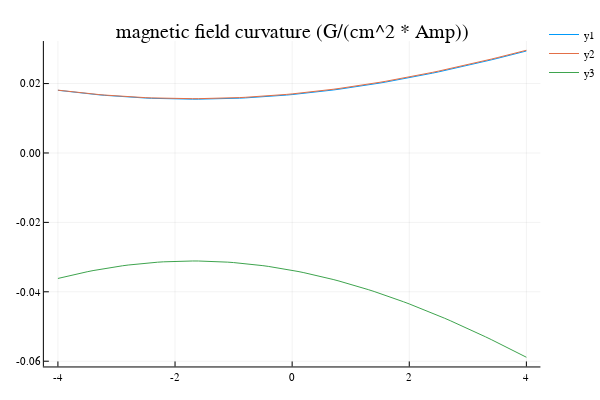

Notebook code cell kept with this figure:
### Code cell
plotly()
plot(-4:0.1:4,bcx*100,title = "magnetic field curvature (G/(cm^2 * Amp))")
plot!(-4:0.1:4,bcy*100)
plot!(-4:0.1:4,bcz*100)

### Figure 1 — Plotly figure (JSON) as saved in the notebook; plotly's stock layout.template omitted (floating-point values rounded to 4 significant figures)
{"data": [{"colorbar": {"title": ""}, "hoverinfo": "text", "legendgroup": "y1", "line": {"color": "rgba(0, 154, 250, 1.000)", "dash": "solid", "shape": "linear", "width": 1}, "mode": "lines", "name": "y1", "showlegend": true, "text": [null, null, null, null, null, null, null, null, null, null, null, null, null, null, null, null, null, null, null, null, null, null, null, null, null, null, null, null, null, null, null, null, null, null, null, null, null, null, null, null, null, null, null, null, null, null, null, null, null, null, null, null, null, null, null, null, null, null, null, null, null, null, null, null, null, null, null, null, null, null, null, null, null, null, null, null, null, null, null, null, null], "type": "scatter", "x": [-4, -3.9, -3.8, -3.7, -3.6, -3.5, -3.4, -3.3, -3.2, -3.1, -3, -2.9, -2.8, -2.7, -2.6, -2.5, -2.4, -2.3, -2.2, -2.1, -2, -1.9, -1.8, -1.7, -1.6, -1.5, -1.4, -1.3, -1.2, -1.1, -1, -0.9, -0.8, -0.7, -0.6, -0.5, -0.4, -0.3, -0.2, -0.1, 0, 0.1, 0.2, 0.3, 0.4, 0.5, 0.6, 0.7, 0.8, 0.9, 1, 1.1, 1.2, 1.3, 1.4, 1.5, 1.6, 1.7, 1.8, 1.9, 2, 2.1, 2.2, 2.3, 2.4, 2.5, 2.6, 2.7, 2.8, 2.9, 3, 3.1, 3.2, 3.3, 3.4, 3.5, 3.6, 3.7, 3.8, 3.9, 4], "xaxis": "x1", "y": [0.01806, 0.01785, 0.01764, 0.01745, 0.01726, 0.01709, 0.01692, 0.01676, 0.01661, 0.01647, 0.01634, 0.01622, 0.0161, 0.016, 0.01591, 0.01583, 0.01575, 0.01569, 0.01563, 0.01559, 0.01555, 0.01553, 0.01551, 0.0155, 0.0155, 0.01552, 0.01554, 0.01557, 0.01561, 0.01566, 0.01572, 0.01579, 0.01587, 0.01595, 0.01605, 0.01616, 0.01627, 0.0164, 0.01653, 0.01668, 0.01683, 0.01699, 0.01716, 0.01734, 0.01753, 0.01772, 0.01793, 0.01814, 0.01837, 0.0186, 0.01884, 0.01908, 0.01934, 0.0196, 0.01987, 0.02015, 0.02044, 0.02074, 0.02104, 0.02135, 0.02167, 0.02199, 0.02232, 0.02266, 0.02301, 0.02336, 0.02372, 0.02409, 0.02446, 0.02484, 0.02522, 0.02562, 0.02601, 0.02642, 0.02682, 0.02724, 0.02766, 0.02808, 0.02851, 0.02894, 0.02938], "yaxis": "y1", "zmax": 0.1, "zmin": -0.1}, {"colorbar": {"title": ""}, "hoverinfo": "text", "legendgroup": "y2", "line": {"color": "rgba(227, 111, 71, 1.000)", "dash": "solid", "shape": "linear", "width": 1}, "mode": "lines", "name": "y2", "showlegend": true, "text": [null, null, null, null, null, null, null, null, null, null, null, null, null, null, null, null, null, null, null, null, null, null, null, null, null, null, null, null, null, null, null, null, null, null, null, null, null, null, null, null, null, null, null, null, null, null, null, null, null, null, null, null, null, null, null, null, null, null, null, null, null, null, null, null, null, null, null, null, null, null, null, null, null, null, null, null, null, null, null, null, null], "type": "scatter", "x": [-4, -3.9, -3.8, -3.7, -3.6, -3.5, -3.4, -3.3, -3.2, -3.1, -3, -2.9, -2.8, -2.7, -2.6, -2.5, -2.4, -2.3, -2.2, -2.1, -2, -1.9, -1.8, -1.7, -1.6, -1.5, -1.4, -1.3, -1.2, -1.1, -1, -0.9, -0.8, -0.7, -0.6, -0.5, -0.4, -0.3, -0.2, -0.1, 0, 0.1, 0.2, 0.3, 0.4, 0.5, 0.6, 0.7, 0.8, 0.9, 1, 1.1, 1.2, 1.3, 1.4, 1.5, 1.6, 1.7, 1.8, 1.9, 2, 2.1, 2.2, 2.3, 2.4, 2.5, 2.6, 2.7, 2.8, 2.9, 3, 3.1, 3.2, 3.3, 3.4, 3.5, 3.6, 3.7, 3.8, 3.9, 4], "xaxis": "x1", "y": [0.0181, 0.01789, 0.01769, 0.0175, 0.01732, 0.01715, 0.01698, 0.01683, 0.01669, 0.01655, 0.01642, 0.01631, 0.0162, 0.0161, 0.01601, 0.01593, 0.01587, 0.0158, 0.01575, 0.01571, 0.01568, 0.01566, 0.01565, 0.01564, 0.01565, 0.01567, 0.01569, 0.01573, 0.01577, 0.01582, 0.01589, 0.01596, 0.01604, 0.01613, 0.01623, 0.01634, 0.01646, 0.01659, 0.01672, 0.01687, 0.01703, 0.01719, 0.01736, 0.01754, 0.01773, 0.01793, 0.01814, 0.01835, 0.01858, 0.01881, 0.01905, 0.0193, 0.01956, 0.01982, 0.0201, 0.02038, 0.02067, 0.02096, 0.02127, 0.02158, 0.02189, 0.02222, 0.02255, 0.02289, 0.02324, 0.02359, 0.02395, 0.02432, 0.02469, 0.02507, 0.02545, 0.02584, 0.02624, 0.02664, 0.02705, 0.02746, 0.02788, 0.0283, 0.02873, 0.02916, 0.0296], "yaxis": "y1", "zmax": 0.1, "zmin": -0.1}, {"colorbar": {"title": ""}, "hoverinfo": "text", "legendgroup": "y3", "line": {"color": "rgba(62, 164, 78, 1.000)", "dash": "solid", "shape": "linear", "width": 1}, "mode": "lines", "name": "y3", "showlegend": true, "text": [null, null, null, null, null, null, null, null, null, null, null, null, null, null, null, null, null, null, null, null, null, null, null, null, null, null, null, null, null, null, null, null, null, null, null, null, null, null, null, null, null, null, null, null, null, null, null, null, null, null, null, null, null, null, null, null, null, null, null, null, null, null, null, null, null, null, null, null, null, null, null, null, null, null, null, null, null, null, null, null, null], "type": "scatter", "x": [-4, -3.9, -3.8, -3.7, -3.6, -3.5, -3.4, -3.3, -3.2, -3.1, -3, -2.9, -2.8, -2.7, -2.6, -2.5, -2.4, -2.3, -2.2, -2.1, -2, -1.9, -1.8, -1.7, -1.6, -1.5, -1.4, -1.3, -1.2, -1.1, -1, -0.9, -0.8, -0.7, -0.6, -0.5, -0.4, -0.3, -0.2, -0.1, 0, 0.1, 0.2, 0.3, 0.4, 0.5, 0.6, 0.7, 0.8, 0.9, 1, 1.1, 1.2, 1.3, 1.4, 1.5, 1.6, 1.7, 1.8, 1.9, 2, 2.1, 2.2, 2.3, 2.4, 2.5, 2.6, 2.7, 2.8, 2.9, 3, 3.1, 3.2, 3.3, 3.4, 3.5, 3.6, 3.7, 3.8, 3.9, 4], "xaxis": "x1", "y": [-0.03616, -0.03573, -0.03533, -0.03494, -0.03457, -0.03422, -0.03389, -0.03358, -0.03328, -0.03301, -0.03275, -0.03251, -0.03229, -0.03209, -0.03191, -0.03175, -0.0316, -0.03148, -0.03137, -0.03128, -0.03121, -0.03117, -0.03114, -0.03112, -0.03113, -0.03116, -0.03121, -0.03127, -0.03135, -0.03146, -0.03158, -0.03172, -0.03188, -0.03206, -0.03225, -0.03247, -0.0327, -0.03295, -0.03322, -0.03351, -0.03382, -0.03414, -0.03448, -0.03484, -0.03522, -0.03561, -0.03602, -0.03645, -0.0369, -0.03736, -0.03784, -0.03833, -0.03884, -0.03937, -0.03991, -0.04047, -0.04105, -0.04164, -0.04224, -0.04286, -0.04349, -0.04414, -0.04481, -0.04548, -0.04617, -0.04688, -0.04759, -0.04832, -0.04906, -0.04982, -0.05059, -0.05136, -0.05215, -0.05296, -0.05377, -0.05459, -0.05543, -0.05627, -0.05712, -0.05799, -0.05886], "yaxis": "y1", "zmax": 0.1, "zmin": -0.1}], "layout": {"annotations": [{"font": {"color": "rgba(0, 0, 0, 1.000)", "family": "sans-serif", "size": 20}, "rotation": 0, "showarrow": false, "text": "magnetic field curvature (G/(cm^2 * Amp))", "x": 0.537, "xanchor": "center", "xref": "paper", "y": 1, "yanchor": "top", "yref": "paper"}], "height": 400, "legend": {"bgcolor": "rgba(255, 255, 255, 1.000)", "bordercolor": "rgba(0, 0, 0, 1.000)", "font": {"color": "rgba(0, 0, 0, 1.000)", "family": "sans-serif", "size": 11}, "tracegroupgap": 0, "x": 1, "y": 1}, "margin": {"b": 20, "l": 0, "r": 0, "t": 20}, "paper_bgcolor": "rgba(255, 255, 255, 1.000)", "plot_bgcolor": "rgba(255, 255, 255, 1.000)", "showlegend": true, "width": 600, "xaxis": {"anchor": "y1", "domain": [0.08064, 0.9934], "gridcolor": "rgba(0, 0, 0, 0.100)", "gridwidth": 0.5, "linecolor": "rgba(0, 0, 0, 1.000)", "mirror": false, "range": [-4.24, 4.24], "showgrid": true, "showline": true, "showticklabels": true, "tickangle": 0, "tickcolor": "rgb(0, 0, 0)", "tickfont": {"color": "rgba(0, 0, 0, 1.000)", "family": "sans-serif", "size": 11}, "tickmode": "array", "ticks": "inside", "ticktext": ["-4", "-2", "0", "2", "4"], "tickvals": [-4, -2, 0, 2, 4], "title": "", "titlefont": {"color": "rgba(0, 0, 0, 1.000)", "family": "sans-serif", "size": 15}, "type": "-", "visible": true, "zeroline": false, "zerolinecolor": "rgba(0, 0, 0, 1.000)"}, "yaxis": {"anchor": "x1", "domain": [0.03762, 0.9415], "gridcolor": "rgba(0, 0, 0, 0.100)", "gridwidth": 0.5, "linecolor": "rgba(0, 0, 0, 1.000)", "mirror": false, "range": [-0.06151, 0.03225], "showgrid": true, "showline": true, "showticklabels": true, "tickangle": 0, "tickcolor": "rgb(0, 0, 0)", "tickfont": {"color": "rgba(0, 0, 0, 1.000)", "family": "sans-serif", "size": 11}, "tickmode": "array", "ticks": "inside", "ticktext": ["-0.06", "-0.04", "-0.02", "0.00", "0.02"], "tickvals": [-0.06, -0.04, -0.02, 0, 0.02], "title": "", "titlefont": {"color": "rgba(0, 0, 0, 1.000)", "family": "sans-serif", "size": 15}, "type": "-", "visible": true, "zeroline": false, "zerolinecolor": "rgba(0, 0, 0, 1.000)"}}}
